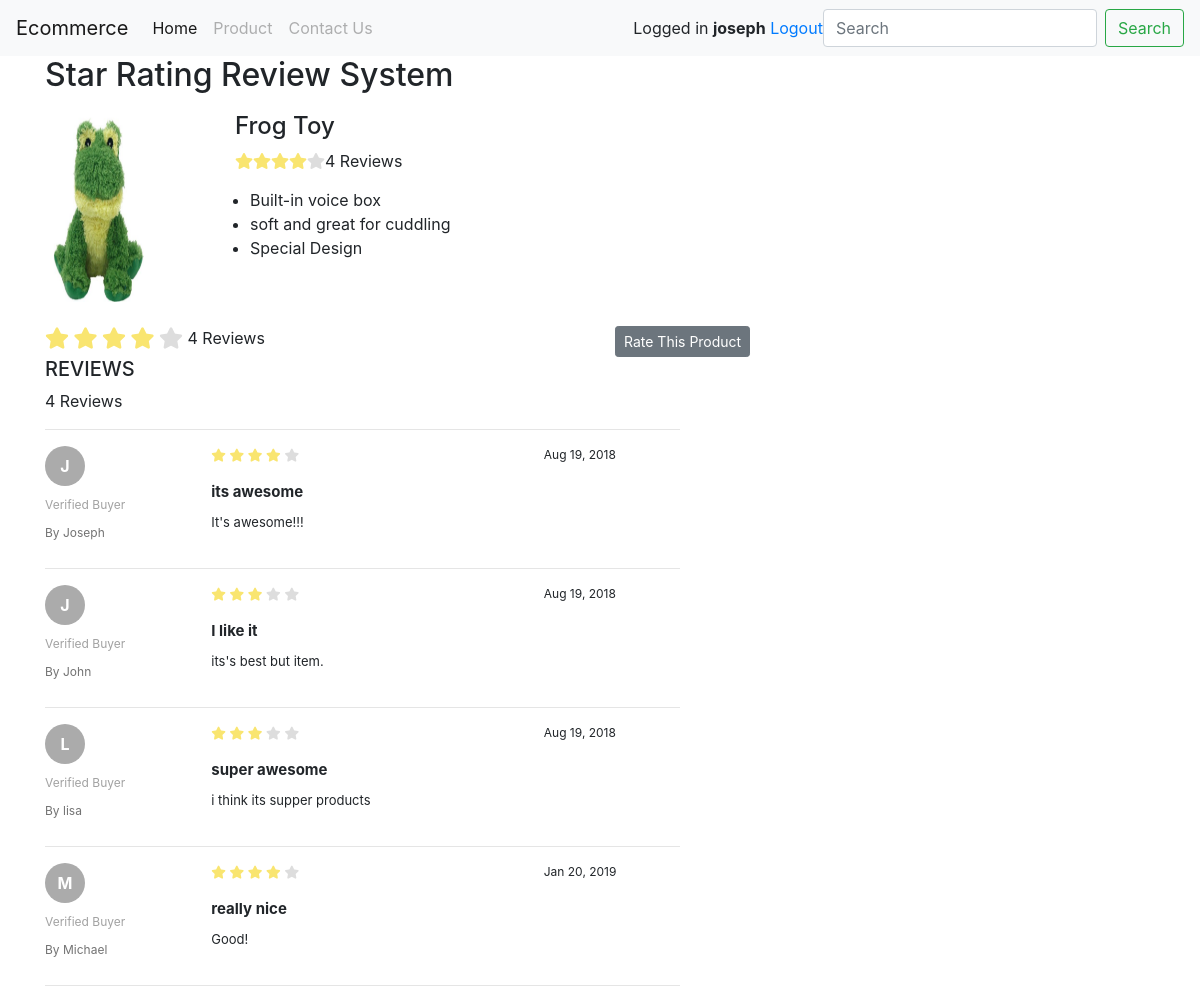
Screenshot of /product_detail.php?product_id=1 (signed in) with the database file from the repository.
### tables this page shows
CREATE TABLE `product` (
  `id` int(11) NOT NULL AUTO_INCREMENT PRIMARY KEY,
  `name` varchar(256) NOT NULL,
  `description` text NOT NULL,
  `price` int(255) NOT NULL,
  `image` varchar(255) NOT NULL,
  `created_at` timestamp NOT NULL DEFAULT CURRENT_TIMESTAMP,
  `updated_at` timestamp NOT NULL DEFAULT CURRENT_TIMESTAMP

);

CREATE TABLE `product_rating` (
  `id` int(11) NOT NULL AUTO_INCREMENT PRIMARY KEY,
  `product_id` int(11) NOT NULL,
  `user_id` int(11) DEFAULT NULL,
  `rating_score` int(11) NOT NULL,
  `title` varchar(255) NOT NULL,
  `comment` text,
  `reviewer` varchar(255) DEFAULT NULL,
  `email` varchar(255) NOT NULL,
  `status` tinyint(1) NOT NULL DEFAULT '1' COMMENT '1 = Block, 0 = Unblock',
  `created_at` datetime NOT NULL,
  `updated_at` datetime NOT NULL

);

### product_detail.php (called while the page is built, shortened)
<?php
include "layout/app.php";
?>

### class/Rating.php (called while the page is built, shortened)
<?php
class Rating{
	private $host  = '127.0.0.1';
    private $user  = 'root';
    private $password   = "1111";
    private $database  = "rating";
	private $productUsersTable = 'product_users';
	private $productTable = 'product';
    private $productRatingTable = 'product_rating';
	private $dbConnect = false;
	private $settingClass = '';
    public function __construct(){
        if(!$this->dbConnect){
            $conn = new mysqli($this->host, $this->user, $this->password, $this->database);
            if($conn->connect_error){
                die("Error failed to connect to MySQL: " . $conn->connect_error);
            }else{
                $this->dbConnect = $conn;
            }
        }
    }
	private function getData($sqlQuery) {
		$result = mysqli_query($this->dbConnect, $sqlQuery);
		$data= array();
		while ($row = mysqli_fetch_array($result, MYSQLI_ASSOC)) {
			$data[]=$row;
		}
		return $data;
	}
	public function getSetting(){
		return  $this->settingClass;
	}
	public function getProduct($product_id){
		$sqlQuery = "
			SELECT * FROM ".$this->productTable."
			WHERE id='".$product_id."'";
		return  $this->getData($sqlQuery);
	}
	public function getProductRating($product_id){
		$sqlQuery = "
			SELECT r.id, r.product_id, r.user_id, u.username, u.avatar, r.rating_score, r.title, r.comment, r.reviewer,r.created_at, r.updated_at
			FROM ".$this->productRatingTable." as r
			LEFT JOIN ".$this->productUsersTable." as u ON (r.user_id = u.id)
			WHERE r.product_id = '".$product_id."'";
		return  $this->getData($sqlQuery);
	}
	public function getRatingAverage($product_id){
		$productRating = $this->getProductRating($product_id);
		$rating_score = 0;
		$count = 0;
		foreach($productRating as $productRatingDetails){
			$rating_score+= $productRatingDetails['rating_score'];
			$count += 1;
		}
		$average = 0;
		if($rating_score && $count) {
			$average = $rating_score/$count;
		}
		return $average;
	}
}
?>

### inc/product_detail_content.php (the view, shortened to what this page needs)
<div class="container">
	<h2>Star Rating Review System</h2>
	<?php
	include 'class/Rating.php';
	$rating = new Rating();
	$productDetails = $rating->getProduct($_GET['product_id']);
	$average = $rating->getRatingAverage($_GET['product_id']);
	$count = $rating->getRatingTotal($_GET['product_id']);
	$settingClass = $rating->getSetting();
	foreach($productDetails as $product){
		$average = $rating->getRatingAverage($product["id"]);
	?>
	<div class="row">
		<div class="col-sm-2" style="width:150px">
			<img class="product_image" src="image/<?php echo $product["image"]; ?>" style="width:100px;height:200px;padding-top:10px;">
		</div>
		<div class="col-sm-4">
		<h4 style="margin-top:10px;"><?php echo $product["name"]; ?></h4>
<?php
		$averageRating = round($average, 0);
		for ($i = 1; $i <= 5; $i++) {
			$ratingClass = "star-grey";
			if($i <= $averageRating) {
				$ratingClass = "star-highlight";
			}
		echo	'<i class="fa fa-star '.$ratingClass. '"; aria-hidden="true"></i>';
		 }
		echo $count . ' Reviews';
	?>
		<?php echo $product["description"]; ?>
		</div>
	</div>
	<?php } ?>
	<br>
	<div id="ratingDetails">
		<div class="row">
			<div class="col-sm-3">
				<?php
				$averageRating = round($average, 0);
				for ($i = 1; $i <= 5; $i++) {
					$ratingClass = "star-grey";
					if($i <= $averageRating) {
						$ratingClass = "star-highlight";
					}
				?>
					<i class="fa fa-star fa-lg <?php echo $ratingClass; ?>" aria-hidden="true"></i>
				<?php } ?>
				<?php echo $count. ' Reviews'; ?>
			</div>
			<div class="col-sm-3">
			</div>
			<div class="col-sm-3">
				<button type="button" id="rateProduct" class="btn btn-secondary btn-sm <?php echo $settingClass; ?>">Rate This Product</button>
			</div>
		</div>
		<div class="row">
			<div class="col-sm-7">
				<h5>REVIEWS</h5>
				<?php echo $count . ' Reviews'; ?>
				<hr/>
				<div class="">
				<?php
				$productRating = $rating->getProductRating($_GET['product_id']);
				foreach($productRating as $rating){
					$date=date_create($rating['created_at']);
					$reviewDate = date_format($date,"M d, Y");
				?>
					<div class="row">
						<div class="col-sm-3">
							<div class="circle">
                <div><?php echo strtoupper($rating['reviewer'][0]); ?></div>
              </div>
							<?php
								if($rating['user_id']) {
									echo '<div class = "review-block-verified-name">Verified Buyer</div>';
								}
							?>
							<div class="review-block-name">By <?php echo $rating['reviewer']; ?></div>
						</div>
						<div class="col-sm-6">
							<div class="review-block-rate">
								<?php
								for ($i = 1; $i <= 5; $i++) {
									$ratingClass = "star-grey";
									if($i <= $rating['rating_score']) {
										$ratingClass = "star-highlight";
									}
								?>
								 <i class="fa fa-star <?php echo $ratingClass; ?>" aria-hidden="true"></i>
								<?php } ?>
							</div>
							<div class="review-block-title"><?php echo $rating['title']; ?></div>
							<div class="review-block-description"><?php echo $rating['comment']; ?></div>
						</div>
						<div class="col-sm-3">
							<div class="review-block-date"><?php echo $reviewDate; ?></div>
						</div>
					</div>
					<hr/>
				<?php } ?>
				</div>
			</div>
		</div>
	</div>
</div>

### css/style.css (style rules this page uses)
.review-block-verified-name { font-size:12px; margin:10px 0; color: #a2a2a2; }
.review-block-name { font-size:12px; margin:10px 0; color: #737373; }
.review-block-date { font-size:12px; }
.review-block-rate { font-size:13px; margin-bottom:15px; }
.review-block-title { font-size:15px; font-weight:700; margin-bottom:10px; }
.review-block-description { font-size:13px; }
.star-grey { color:#ddd; }
.star-highlight { color:#f9e570 !important; }
.circle { display: flex; justify-content: center; align-items: center; background: #ababab !important; border-radius:40px; height: 40px; width: 40px; }
.circle div { color: white; font-weight: bold; }

### rows the page displays
product: image (picture), name "Frog Toy", count "4", description "Built-in voice box soft and great for cuddling Special Design"
product_rating: reviewer "J", shows "Verified Buyer", reviewer "Joseph", rating_score 4 (drawn), title "its awesome", comment "It's awesome!!!", created_at "Aug 19, 2018"
product_rating: reviewer "J", shows "Verified Buyer", reviewer "John", rating_score 3 (drawn), title "I like it", comment "its's best but item.", created_at "Aug 19, 2018"
product_rating: reviewer "L", shows "Verified Buyer", reviewer "lisa", rating_score 3 (drawn), title "super awesome", comment "i think its supper products", created_at "Aug 19, 2018"
product_rating: reviewer "M", shows "Verified Buyer", reviewer "Michael", rating_score 4 (drawn), title "really nice", comment "Good!", created_at "Jan 20, 2019"

### other values shown
$userName "joseph"
$count "4"
